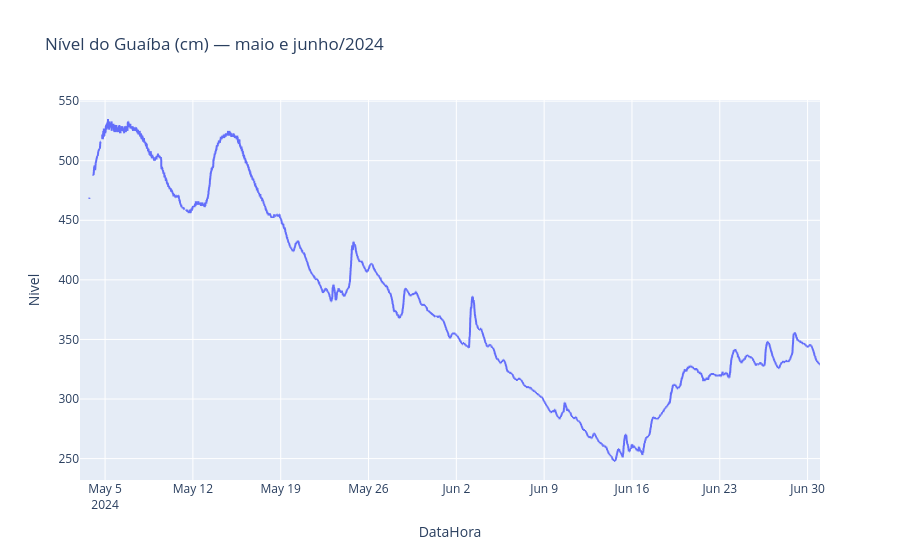

Notebook code for this chart:
### Code cell
ana["DataHora"] = pd.to_datetime(ana["DataHora"].str.strip())
ana["Nivel"] = pd.to_numeric(ana["Nivel"], errors="coerce")  # leituras vazias viram NaN
px.line(ana.sort_values("DataHora"), x="DataHora", y="Nivel", title="Nível do Guaíba (cm) — maio e junho/2024")

### Figure 1 — Plotly figure (JSON) as saved in the notebook; plotly's stock layout.template omitted (floating-point values rounded to 4 significant figures; data arrays with more than 128 entries replaced by an {"elided": "..."} marker saying what was removed)
{"data": [{"hovertemplate": "DataHora=%{x}<br>Nivel=%{y}<extra></extra>", "legendgroup": "", "line": {"color": "#636efa", "dash": "solid"}, "marker": {"symbol": "circle"}, "mode": "lines", "name": "", "showlegend": false, "type": "scattergl", "x": {"elided": "5551 str values"}, "xaxis": "x", "y": {"elided": "5551 float values"}, "yaxis": "y"}], "layout": {"legend": {"tracegroupgap": 0}, "title": {"text": "Nível do Guaíba (cm) — maio e junho/2024"}, "xaxis": {"anchor": "y", "domain": [0.0, 1.0], "title": {"text": "DataHora"}}, "yaxis": {"anchor": "x", "domain": [0.0, 1.0], "title": {"text": "Nivel"}}}}
